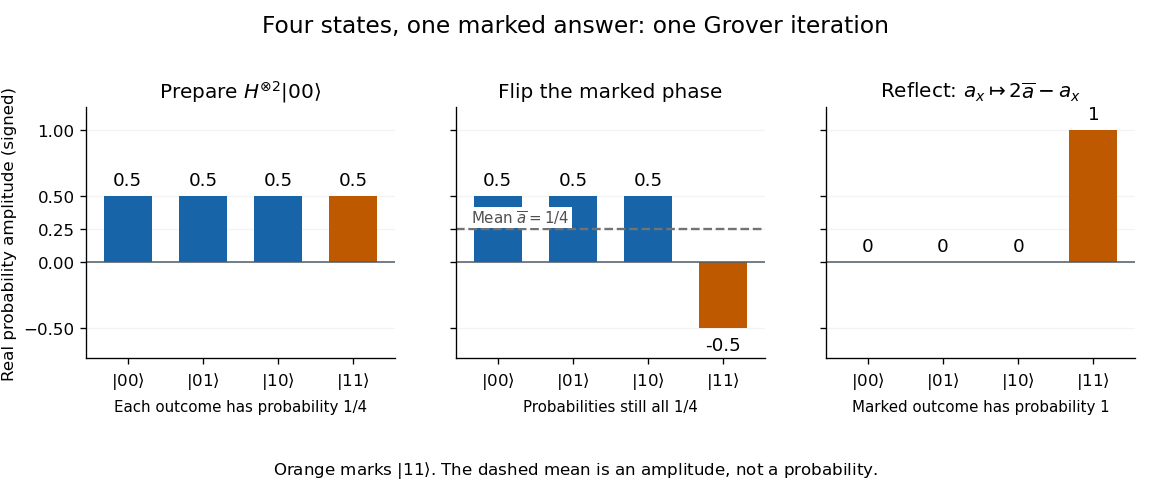

Generate this figure with Python:
"""Draw four-state-amplitude-amplification.png in cwd; Python 3.14, NumPy, Matplotlib.

From the repository root: cd _media && python ../four-state-amplitude-amplification.py
"""

from pathlib import Path

import matplotlib

matplotlib.use("Agg")
import matplotlib.pyplot as plt
import numpy as np


def main():
    h = np.array([[1, 1], [1, -1]]) / np.sqrt(2)
    uniform = np.kron(h, h) @ np.array([1, 0, 0, 0])
    oracle = np.diag([1, 1, 1, -1])
    flipped = oracle @ uniform
    diffusion = 2 * np.outer(uniform, uniform) - np.eye(4)
    amplified = diffusion @ flipped
    stages = np.array([uniform, flipped, amplified])
    assert np.allclose(uniform, [0.5] * 4)
    assert np.allclose(flipped, [0.5, 0.5, 0.5, -0.5])
    assert np.isclose(flipped.mean(), 0.25)
    assert np.allclose(amplified, [0, 0, 0, 1])
    assert np.allclose(amplified, 2 * flipped.mean() - flipped)
    assert np.allclose(np.sum(stages ** 2, axis=1), 1)
    assert np.allclose(diffusion.T @ diffusion, np.eye(4))
    # The formula must describe arbitrary input amplitudes, including complex ones.
    probe = np.array([1 + 2j, -3j, 2 - 1j, -0.25 + 0.5j])
    assert np.allclose(diffusion @ probe, 2 * probe.mean() - probe)
    for title, values in zip(["Prepared", "Phase flipped", "Amplified"], stages):
        print(f"{title}: amplitudes={values.round(12).tolist()}, "
              f"norm_squared={np.dot(values, values):.12f}, "
              f"marked_probability={values[3] ** 2:.12f}")
    print(f"Mean after oracle: {flipped.mean():.12f}")

    blue, orange = "#1765a8", "#bf5900"
    plt.rcParams.update({"font.size": 10, "axes.spines.top": False,
                         "axes.spines.right": False, "figure.facecolor": "white",
                         "axes.facecolor": "white"})
    fig, axes = plt.subplots(1, 3, figsize=(9.6, 4.1), sharey=True)
    fig.suptitle("Four states, one marked answer: one Grover iteration", fontsize=14, y=0.97)
    titles = [r"Prepare $H^{\otimes 2}|00\rangle$", "Flip the marked phase",
              r"Reflect: $a_x\mapsto 2\overline{a}-a_x$"]
    summaries = ["Each outcome has probability 1/4",
                 "Probabilities still all 1/4",
                 "Marked outcome has probability 1"]
    for ax, values, title, summary in zip(axes, stages, titles, summaries):
        visible = values.copy()
        visible[np.abs(visible) < 1e-14] = 0
        ax.bar(np.arange(4), visible, color=[blue, blue, blue, orange], width=0.64)
        ax.axhline(0, color="#4c5964", lw=0.9)
        ax.set_xticks(np.arange(4), [r"$|00\rangle$", r"$|01\rangle$",
                                   r"$|10\rangle$", r"$|11\rangle$"])
        ax.set(xlim=(-0.55, 3.55), ylim=(-0.73, 1.17), title=title)
        ax.grid(axis="y", alpha=0.15)
        ax.set_axisbelow(True)
        for i, value in enumerate(visible):
            ax.text(i, value + (0.05 if value >= 0 else -0.06), f"{value:g}",
                    ha="center", va="bottom" if value >= 0 else "top", fontsize=11)
        ax.text(0.5, -0.21, summary, transform=ax.transAxes, ha="center", fontsize=9)
    axes[0].set_ylabel("Real probability amplitude (signed)")
    axes[0].set_yticks([-0.5, 0, 0.25, 0.5, 1])
    axes[1].axhline(flipped.mean(), color="#727272", ls="--", lw=1.4)
    axes[1].text(-0.35, 0.29, r"Mean $\overline{a}=1/4$", color="#505050", fontsize=9,
                 bbox={"facecolor": "white", "edgecolor": "none", "pad": 1})
    fig.text(0.5, 0.035, r"Orange marks $|11\rangle$. The dashed mean is an amplitude, not a probability.",
             ha="center", fontsize=10)
    fig.subplots_adjust(left=0.075, right=0.985, top=0.78, bottom=0.27, wspace=0.2)
    path = Path.cwd() / (Path(__file__).stem + ".png")
    fig.savefig(path, dpi=120, facecolor="white", transparent=False)
    plt.close(fig)
    print(path)


if __name__ == "__main__":
    main()
